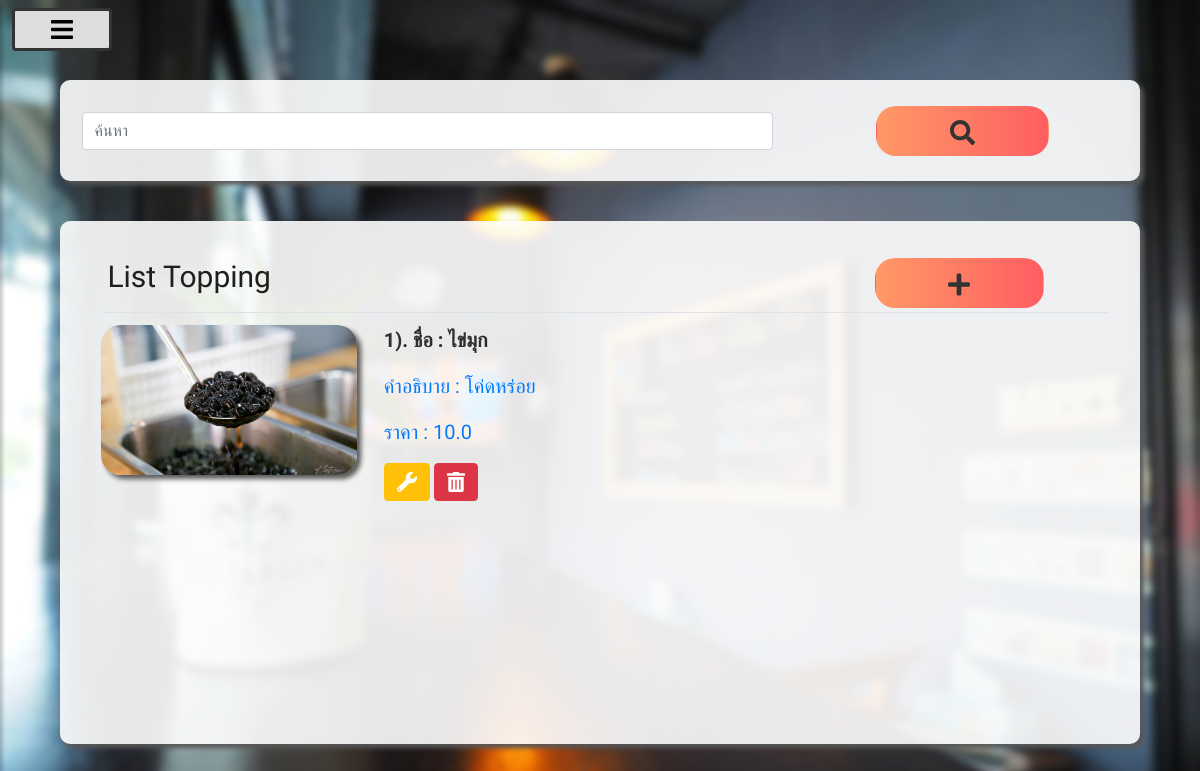
The app's page /managements/list_option/ (signed in), older data.
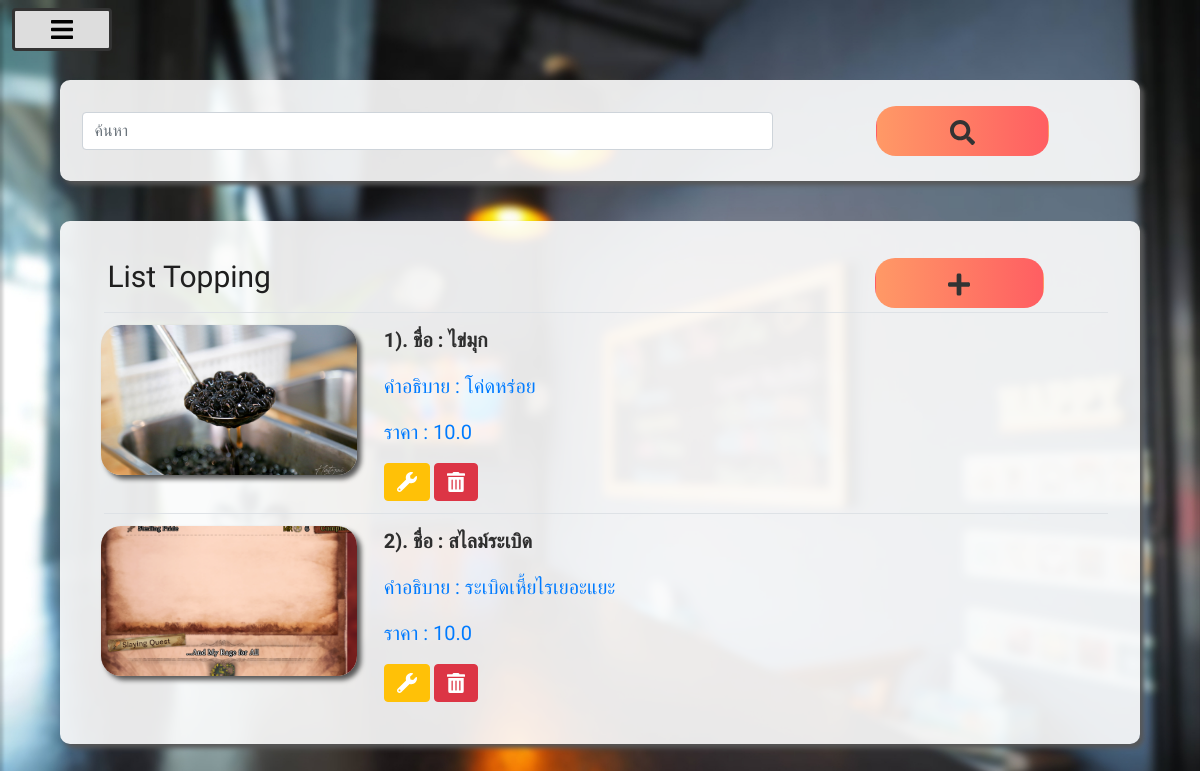
The same page, newer data.
### product/models.py (models this page shows)
class Option(models.Model):
    picture = models.ImageField(default='Option/default.png',upload_to='Option/',null=True,blank=True)
    option_name = models.CharField(max_length=50)
    description = models.CharField(max_length=255)
    price = models.FloatField()
    useable_status = models.BooleanField(default=True)

### managements/views.py (the view)
# urls.py: path('list_option/', views.list_option, name='list_option'),
@login_required
def list_option(request):
    option = Option.objects.all()
    search = request.GET.get('search','')
    option = Option.objects.filter(option_name__icontains=search)
    context = {
        'option' : option
    }
    return render(request, 'managements/list_option.html', context)

### managements/templates/managements/list_option.html (shortened to what this page needs)
{% extends "base.html" %} {% block content %}  {% load static %}
<div class="container listall">
    <div class="list col-12" style="margin-bottom: 5vh; margin-top: 1vh;">
        <form class="form-inline" method="GET" action="{% url 'list_option'%}">
            <input type="text" class="form-control col-lg-8 col-6" id="search" name="search" placeholder="ค้นหา">
            <button class="btn bottoncolor78 col-4 col-lg-2" type="submit" style="margin-right:0px;">
                <img style="height:25px; filter: invert(0.2);" src="{% static 'search-solid.svg' %}">
            </button>
        </form>
    </div>
    <div class="col-12 list_r">
        <label class="titlelist col-lg-8 col-6">List Topping</label>
        <a class="btn bottoncolor78 col-lg-2 col-4" href="{% url 'add_option' %}">
            <img style="height: 25px; filter: invert(0.2);" src="{% static 'plus-solid.svg' %}">
        </a>
        <div class="alltable">
            <div class="listbody">
                <table class="table tablebo" style="margin-left: 1vw;">
                    {% for di in option%}
                    <tr><td><div class="row ">
                        <div class="titledrink col-3" style="background-image: url('..{{ di.picture.url }}');"></div>
                                <div class="col-8" style="margin-left: 1vw;">
                                    <p style="font-weight: bold;">{{ forloop.counter }}). ชื่อ : {{di.option_name}}</p>
                                    <p class="text-primary">คำอธิบาย : {{di.description}}</p>
                                    <p class="text-primary">ราคา : {{di.price}}</p>
                                    <a href="{% url 'edit_option' di.id %}" class="btn btn-warning text-white">
                                        <img style="height:20px; filter: invert(1);" src="{% static 'wrench-solid.svg' %}">
                                    </a>
                                    <a href="{% url 'delete_option' di.id %}" class="btn btn-danger text-white">
                                        <img style="height:20px; filter: invert(1);" src="{% static 'trash-alt-solid.svg' %}">
                                    </a>
                                </div>
                        </div>
                        </td>
                    </tr>
                    {% endfor %}
                </table>
            </div>
        </div>
    </div>
</div>
{% endblock content %}

Row changes from the older to the newer data that the page shows:
added Option: picture (picture), option_name "สไลม์ระเบิด", description "ระเบิดเหี้ยไรเยอะแยะ", price "10.0"
